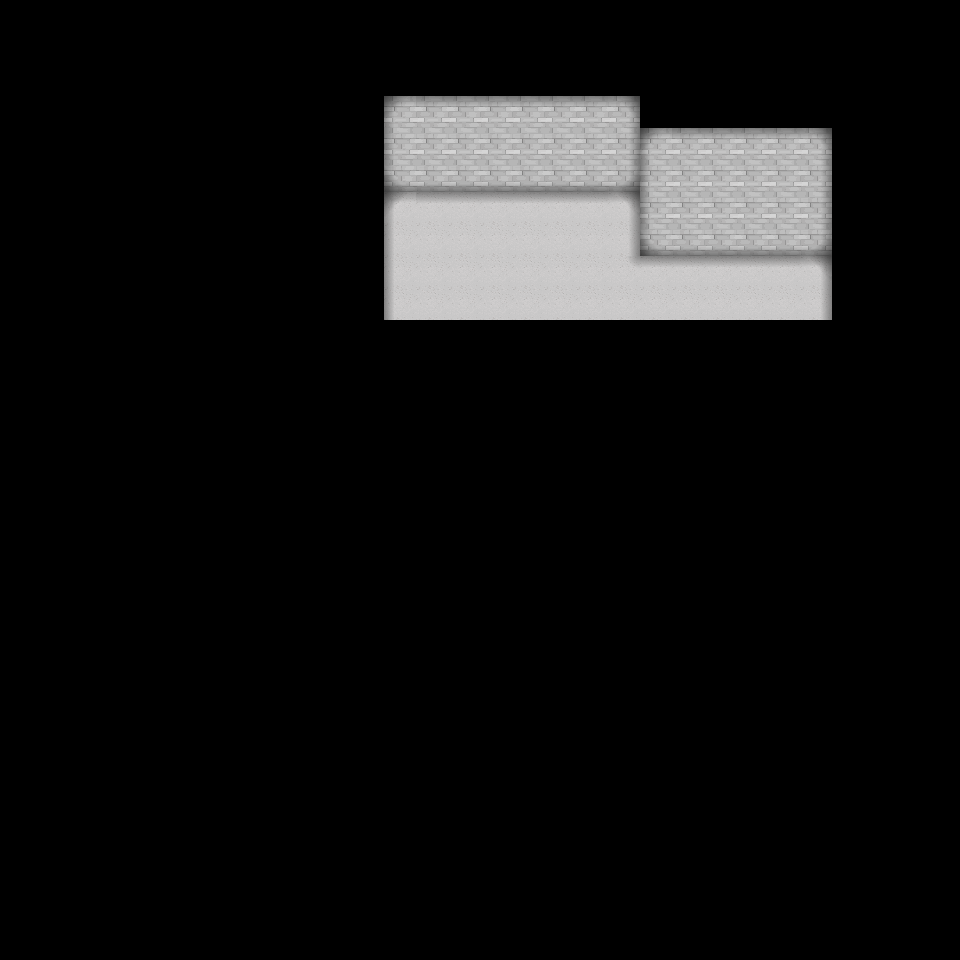

A level layout from a 2D game, rendered from its tile map. Below: a short description, then the map file with its tile-grid data intact:
An orthogonal 30x30 tile map with 32x32 px tiles, 2 tile layers (map, shadow), 2 tilesets and 9 objects.

<map version="1.4" tiledversion="1.4.2" orientation="orthogonal" renderorder="right-down" width="30" height="30" tilewidth="32" tileheight="32" infinite="0" nextlayerid="5" nextobjectid="11">
 <tileset firstgid="1" name="objects" tilewidth="96" tileheight="96" tilecount="5" columns="5">
  <image source="objects/objects.png" width="480" height="96" />
 </tileset>
 <tileset firstgid="6" source="tiles/tile_set.tsx" />
 <layer id="1" name="map" width="30" height="30">
  <data encoding="csv">
0,0,0,0,0,0,0,0,0,0,0,0,0,0,0,0,0,0,0,0,0,0,0,0,0,0,0,0,0,0,
0,0,0,0,0,0,0,0,0,0,0,0,0,0,0,0,0,0,0,0,0,0,0,0,0,0,0,0,0,0,
0,0,0,0,0,0,0,0,0,0,0,14,14,14,14,14,14,14,14,14,14,14,14,14,14,14,14,0,0,0,
0,0,0,0,0,0,0,0,0,0,0,14,8,8,8,8,8,8,8,8,14,14,14,14,14,14,14,0,0,0,
0,0,0,0,0,0,0,0,0,0,0,14,8,8,8,8,8,8,8,8,8,8,8,8,8,8,14,0,0,0,
0,0,0,0,0,0,0,0,0,0,0,14,8,8,8,8,8,8,8,8,8,8,8,8,8,8,14,0,0,0,
0,0,0,0,0,0,0,0,0,0,0,14,7,7,7,7,7,7,7,7,8,8,8,8,8,8,14,0,0,0,
0,0,0,0,0,0,0,0,0,0,0,14,7,7,7,7,7,7,7,7,8,8,8,8,8,8,14,0,0,0,
0,0,0,0,0,0,0,0,0,0,0,14,7,7,7,7,7,7,7,7,7,7,7,7,7,7,14,0,0,0,
0,0,0,0,0,0,0,0,0,0,0,14,7,7,7,7,7,7,7,7,7,7,7,7,7,7,14,0,0,0,
0,0,0,0,0,0,0,0,0,0,0,14,14,14,14,14,14,14,14,14,14,14,14,14,14,14,14,0,0,0,
0,0,0,0,0,0,0,0,0,0,0,0,0,0,0,0,0,0,0,0,0,0,0,0,0,0,0,0,0,0,
0,0,0,0,0,0,0,0,0,0,0,0,0,0,0,0,0,0,0,0,0,0,0,0,0,0,0,0,0,0,
0,0,0,0,0,0,0,0,0,0,0,0,0,0,0,0,0,0,0,0,0,0,0,0,0,0,0,0,0,0,
0,0,0,0,0,0,0,0,0,0,0,0,0,0,0,0,0,0,0,0,0,0,0,0,0,0,0,0,0,0,
0,0,0,0,0,0,0,0,0,0,0,0,0,0,0,0,0,0,0,0,0,0,0,0,0,0,0,0,0,0,
0,0,0,0,0,0,0,0,0,0,0,0,0,0,0,0,0,0,0,0,0,0,0,0,0,0,0,0,0,0,
0,0,0,0,0,0,0,0,0,0,0,0,0,0,0,0,0,0,0,0,0,0,0,0,0,0,0,0,0,0,
0,0,0,0,0,0,0,0,0,0,0,0,0,0,0,0,0,0,0,0,0,0,0,0,0,0,0,0,0,0,
0,0,0,0,0,0,0,0,0,0,0,0,0,0,0,0,0,0,0,0,0,0,0,0,0,0,0,0,0,0,
0,0,0,0,0,0,0,0,0,0,0,0,0,0,0,0,0,0,0,0,0,0,0,0,0,0,0,0,0,0,
0,0,0,0,0,0,0,0,0,0,0,0,0,0,0,0,0,0,0,0,0,0,0,0,0,0,0,0,0,0,
0,0,0,0,0,0,0,0,0,0,0,0,0,0,0,0,0,0,0,0,0,0,0,0,0,0,0,0,0,0,
0,0,0,0,0,0,0,0,0,0,0,0,0,0,0,0,0,0,0,0,0,0,0,0,0,0,0,0,0,0,
0,0,0,0,0,0,0,0,0,0,0,0,0,0,0,0,0,0,0,0,0,0,0,0,0,0,0,0,0,0,
0,0,0,0,0,0,0,0,0,0,0,0,0,0,0,0,0,0,0,0,0,0,0,0,0,0,0,0,0,0,
0,0,0,0,0,0,0,0,0,0,0,0,0,0,0,0,0,0,0,0,0,0,0,0,0,0,0,0,0,0,
0,0,0,0,0,0,0,0,0,0,0,0,0,0,0,0,0,0,0,0,0,0,0,0,0,0,0,0,0,0,
0,0,0,0,0,0,0,0,0,0,0,0,0,0,0,0,0,0,0,0,0,0,0,0,0,0,0,0,0,0,
0,0,0,0,0,0,0,0,0,0,0,0,0,0,0,0,0,0,0,0,0,0,0,0,0,0,0,0,0,0
</data>
 </layer>
 <layer id="3" name="shadow" width="30" height="30">
  <data encoding="csv">
0,0,0,0,0,0,0,0,0,0,0,0,0,0,0,0,0,0,0,0,0,0,0,0,0,0,0,0,0,0,
0,0,0,0,0,0,0,0,0,0,0,0,0,0,0,0,0,0,0,0,0,0,0,0,0,0,0,0,0,0,
0,0,0,0,0,0,0,0,0,0,0,0,0,0,0,0,0,0,0,0,0,0,0,0,0,0,0,0,0,0,
0,0,0,0,0,0,0,0,0,0,0,0,11,12,12,12,12,12,12,13,0,0,0,0,0,0,0,0,0,0,
0,0,0,0,0,0,0,0,0,0,0,0,19,0,0,0,0,0,0,21,11,12,12,12,12,13,0,0,0,0,
0,0,0,0,0,0,0,0,0,0,0,0,27,28,28,28,28,28,28,29,19,0,0,0,0,21,0,0,0,0,
0,0,0,0,0,0,0,0,0,0,0,0,11,12,12,12,12,12,12,13,19,0,0,0,0,21,0,0,0,0,
0,0,0,0,0,0,0,0,0,0,0,0,19,0,0,0,0,0,0,21,27,28,28,28,28,29,0,0,0,0,
0,0,0,0,0,0,0,0,0,0,0,0,19,0,0,0,0,0,0,17,12,12,12,12,12,13,0,0,0,0,
0,0,0,0,0,0,0,0,0,0,0,0,19,0,0,0,0,0,0,0,0,0,0,0,0,21,0,0,0,0,
0,0,0,0,0,0,0,0,0,0,0,0,0,0,0,0,0,0,0,0,0,0,0,0,0,0,0,0,0,0,
0,0,0,0,0,0,0,0,0,0,0,0,0,0,0,0,0,0,0,0,0,0,0,0,0,0,0,0,0,0,
0,0,0,0,0,0,0,0,0,0,0,0,0,0,0,0,0,0,0,0,0,0,0,0,0,0,0,0,0,0,
0,0,0,0,0,0,0,0,0,0,0,0,0,0,0,0,0,0,0,0,0,0,0,0,0,0,0,0,0,0,
0,0,0,0,0,0,0,0,0,0,0,0,0,0,0,0,0,0,0,0,0,0,0,0,0,0,0,0,0,0,
0,0,0,0,0,0,0,0,0,0,0,0,0,0,0,0,0,0,0,0,0,0,0,0,0,0,0,0,0,0,
0,0,0,0,0,0,0,0,0,0,0,0,0,0,0,0,0,0,0,0,0,0,0,0,0,0,0,0,0,0,
0,0,0,0,0,0,0,0,0,0,0,0,0,0,0,0,0,0,0,0,0,0,0,0,0,0,0,0,0,0,
0,0,0,0,0,0,0,0,0,0,0,0,0,0,0,0,0,0,0,0,0,0,0,0,0,0,0,0,0,0,
0,0,0,0,0,0,0,0,0,0,0,0,0,0,0,0,0,0,0,0,0,0,0,0,0,0,0,0,0,0,
0,0,0,0,0,0,0,0,0,0,0,0,0,0,0,0,0,0,0,0,0,0,0,0,0,0,0,0,0,0,
0,0,0,0,0,0,0,0,0,0,0,0,0,0,0,0,0,0,0,0,0,0,0,0,0,0,0,0,0,0,
0,0,0,0,0,0,0,0,0,0,0,0,0,0,0,0,0,0,0,0,0,0,0,0,0,0,0,0,0,0,
0,0,0,0,0,0,0,0,0,0,0,0,0,0,0,0,0,0,0,0,0,0,0,0,0,0,0,0,0,0,
0,0,0,0,0,0,0,0,0,0,0,0,0,0,0,0,0,0,0,0,0,0,0,0,0,0,0,0,0,0,
0,0,0,0,0,0,0,0,0,0,0,0,0,0,0,0,0,0,0,0,0,0,0,0,0,0,0,0,0,0,
0,0,0,0,0,0,0,0,0,0,0,0,0,0,0,0,0,0,0,0,0,0,0,0,0,0,0,0,0,0,
0,0,0,0,0,0,0,0,0,0,0,0,0,0,0,0,0,0,0,0,0,0,0,0,0,0,0,0,0,0,
0,0,0,0,0,0,0,0,0,0,0,0,0,0,0,0,0,0,0,0,0,0,0,0,0,0,0,0,0,0,
0,0,0,0,0,0,0,0,0,0,0,0,0,0,0,0,0,0,0,0,0,0,0,0,0,0,0,0,0,0
</data>
 </layer>
 <objectgroup id="4" name="objects_shadow">
  <object id="9" gid="5" x="357.333" y="219.333" width="240" height="37.3333" />
  <object id="10" gid="5" x="382.667" y="325.333" width="59.3333" height="38.6667" />
 </objectgroup>
 <objectgroup id="2" name="objects" locked="1">
  <object id="1" gid="3" x="482.333" y="230.833" width="96" height="96" />
  <object id="2" gid="1" x="382" y="227.333" width="96" height="96" />
  <object id="3" gid="2" x="444" y="224" width="96" height="96" />
  <object id="4" gid="3" x="498.167" y="231" width="96" height="96" />
  <object id="6" gid="4" x="355.333" y="342.667" width="96" height="96" />
  <object id="7" gid="4" x="374.667" y="342" width="96" height="96" />
  <object id="8" gid="4" x="362.667" y="329.333" width="96" height="96" />
 </objectgroup>
</map>
